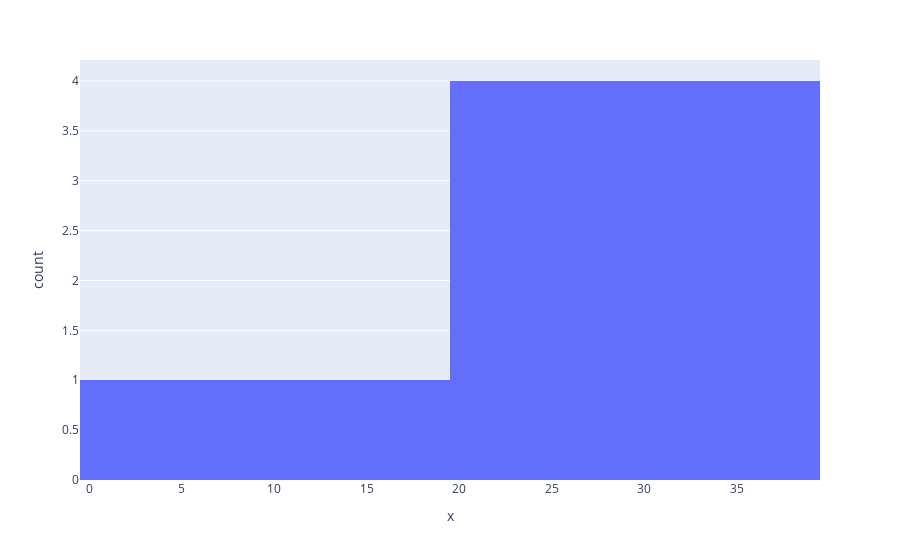

Notebook cell for this chart:
### Code cell
import plotly.express as px
px.histogram(x,y)

### Figure 1 — Plotly figure (JSON) as saved in the notebook; plotly's stock layout.template omitted (floating-point values rounded to 4 significant figures)
{"data": [{"alignmentgroup": "True", "bingroup": "x", "hovertemplate": "x=%{x}<br>count=%{y}<extra></extra>", "legendgroup": "", "marker": {"color": "#636efa", "pattern": {"shape": ""}}, "name": "", "offsetgroup": "", "orientation": "v", "showlegend": false, "type": "histogram", "x": [10, 20, 25, 38, 35], "xaxis": "x", "yaxis": "y"}], "layout": {"barmode": "relative", "legend": {"tracegroupgap": 0}, "margin": {"t": 60}, "xaxis": {"anchor": "y", "domain": [0, 1], "title": {"text": "x"}}, "yaxis": {"anchor": "x", "domain": [0, 1], "title": {"text": "count"}}}}
